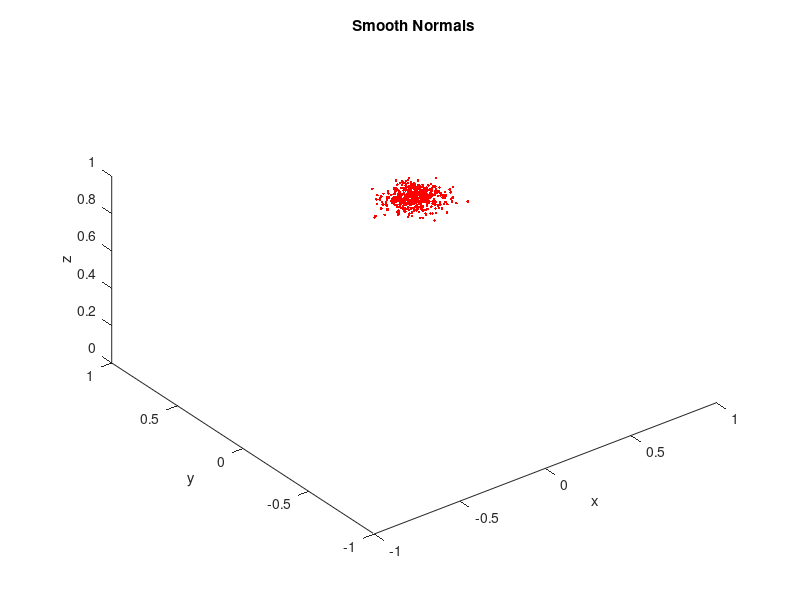

This figure's MATLAB source: (Note: this script raises an error after producing the figure.)
close all;
clear;
clc;

rng(2);
dataset_size = 1;
data_size = 500;
bin_numbers = 41;
rho = ones(dataset_size, data_size);
%% Beckmann Data

%smooth beckmann
a_smooth = 0.1;
eps1 = rand(dataset_size, data_size);
eps2 = rand(dataset_size, data_size);
phi = 2 * pi * eps2;
theta_beckmann_smooth = atan(sqrt(-a_smooth^2 * log(1-eps1)));
[x, y, z] = sph2cart(phi,pi/2 - theta_beckmann_smooth,rho);
figure;
plot3(x, y, z, '.r');
axis equal;
xlim([-1,1]);ylim([-1,1]);zlim([0,1]);
xlabel('x');ylabel('y');zlabel('z');
title('Smooth Normals');
figure;
smooth_hist = histogram(theta_beckmann_smooth, 'Normalization','probability');
xlabel('\theta');
title('Smooth Distribution');
smooth_hist.BinEdges = linspace(0, pi/2,bin_numbers);
%rough beckmann
a_rough = 0.5;
eps1 = rand(dataset_size, data_size);
eps2 = rand(dataset_size, data_size);
phi = 2 * pi * eps2;
theta_beckmann_rough = atan(sqrt(-a_rough^2 * log(1-eps1)));
[x, y, z] = sph2cart(phi,pi/2 - theta_beckmann_rough,rho);
figure;
title('Rough Normals');
plot3(x, y, z, '.r');
axis equal;
xlim([-1,1]);ylim([-1,1]);zlim([0,1]);
xlabel('x');ylabel('y');zlabel('z');
figure;
title('Rough Distribution');
rough_hist = histogram(theta_beckmann_rough,'Normalization','probability');
xlabel('\theta');
rough_hist.BinEdges = linspace(0, pi/2,bin_numbers);
%super rough beckmann
a_super_rough = 0.99;
eps1 = rand(dataset_size, data_size);
eps2 = rand(dataset_size, data_size);
phi = 2 * pi * eps2;
theta_beckmann_super_rough = atan(sqrt(-a_super_rough^2 * log(1-eps1)));
[x, y, z] = sph2cart(phi,pi/2 - theta_beckmann_super_rough,rho);
figure;
plot3(x, y, z, '.r');
title('Super Rough Normals');
axis equal;
xlim([-1,1]);ylim([-1,1]);zlim([0,1]);
xlabel('x');ylabel('y');zlabel('z');
figure;
title('Super Rough Distribution');
super_rough_hist = histogram(theta_beckmann_super_rough, 'Normalization', 'probability');
xlabel('\theta');
super_rough_hist.BinEdges = linspace(0, pi/2,bin_numbers);


smooth_values = smooth_hist.Values;
rough_values = rough_hist.Values;
super_rough_values = super_rough_hist.Values;

smooth_rough_dist = -log(sum(sqrt(smooth_values .* rough_values)))
smooth_super_rough_dist = -log(sum(sqrt(smooth_values .* super_rough_values)))
rough_super_rough_dist = -log(sum(sqrt(super_rough_values .* rough_values)))

a_test = rand(1);
eps1 = rand(dataset_size, 20);
eps2 = rand(dataset_size, 20);
phi = 2 * pi * eps2;
theta_test = atan(sqrt(-a_test^2 * log(1-eps1)));
[x, y, z] = sph2cart(phi,pi/2 - theta_test,rho(1:20));
figure;
plot3(x, y, z, '.r');
title('Test Normals');
axis equal;
xlim([-1,1]);ylim([-1,1]);zlim([0,1]);
xlabel('x');ylabel('y');zlabel('z');
figure;
test_hist = histogram(theta_test,'Normalization','probability');
title('Test Distribution');
xlabel('\theta');
test_hist.BinEdges = linspace(0, pi/2,bin_numbers);
test_values = test_hist.Values;

smooth_dist = -log(sum(sqrt(smooth_values .* test_values)))
rough_dist = -log(sum(sqrt(rough_values .* test_values)))
super_smooth_dist = -log(sum(sqrt(super_rough_values .* test_values)))